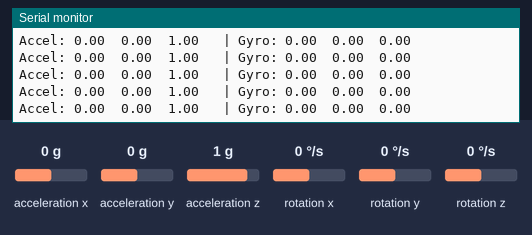
Recording of a sketch running on a simulated Arduino Nano 33 BLE. Shown: the last lines printed to the serial monitor. The test bench sets the inputs (shaded band); at power-on: acceleration x 0 g, rotation x 0 °/s, acceleration y 0 g, acceleration z 1 g, rotation y 0 °/s, rotation z 0 °/s.

Above: at 1.2 s.
1.3 s: acceleration x set to -1.4 g
At 1.9 s:
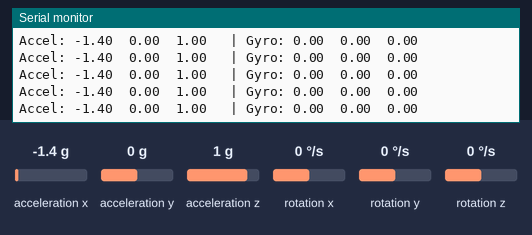
2.8 s: rotation x set to 100 °/s
At 3.5 s:
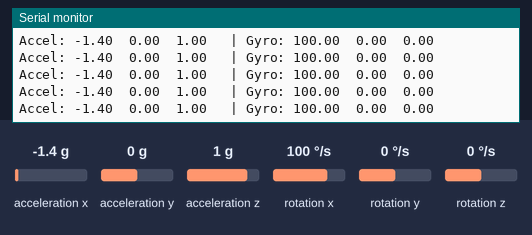
5.8 s: acceleration y set to -1.4 g
At 6.3 s:
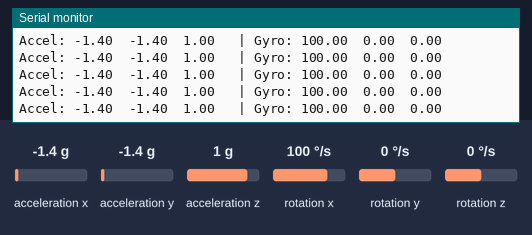

The sketch:

01_sensor_data_logger.ino
```cpp
#include <Arduino_BMI270_BMM150.h>

void setup() {
  Serial.begin(9600);
  while (!Serial);    // Wait for Serial Monitor to open

  if (!IMU.begin()) {
    Serial.println("Failed to initialize IMU!");
    while(1);     // Halt execution if the sensor fails
  }

  Serial.println("IMU initialized successfully!");
  Serial.print("Accelerometer sample rate: ");
  Serial.print(IMU.accelerationSampleRate());
  Serial.println(" Hz");
  Serial.print("Gyroscope sample rate: ");
  Serial.print(IMU.gyroscopeSampleRate());
  Serial.println(" Hz");
}

void loop() {
  float ax, ay, az;   // Variables for acceleration (X, Y, Z)
  float gx, gy, gz;   // Variables for gyroscope rotation (X, Y, Z)

  // Step 2: Check if new physical data is ready to be read from hardware buffers
  if (IMU.accelerationAvailable() && IMU.gyroscopeAvailable()) {

    // Step 3: Pull the raw data into the variables
    IMU.readAcceleration(ax, ay, az);
    IMU.readGyroscope(gx, gy, gz);

    // Step 4: Print labels and values
    Serial.print("Accel: ");
    Serial.print(ax); Serial.print("\t");
    Serial.print(ay); Serial.print("\t");
    Serial.print(az); Serial.print("\t | Gyro: ");
    Serial.print(gx); Serial.print("\t");
    Serial.print(gy); Serial.print("\t");
    Serial.println(gz);
  }
}
```

Measured:
- after the input at 1.3 s, the serial monitor: prints a new line at once (image 1)
- after the input at 2.8 s, the serial monitor: prints a new line at once (image 2)
- after the input at 5.8 s, the serial monitor: prints a new line at once (image 3)
